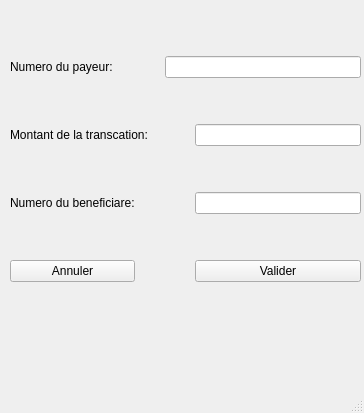
<?xml version="1.0" encoding="UTF-8"?>
<ui version="4.0">
 <class>MainWindow</class>
 <widget class="QMainWindow" name="MainWindow">
  <property name="geometry">
   <rect>
    <x>0</x>
    <y>0</y>
    <width>364</width>
    <height>413</height>
   </rect>
  </property>
  <property name="windowTitle">
   <string>MainWindow</string>
  </property>
  <property name="windowIcon">
   <iconset>
    <normaloff>transfer.jpg</normaloff>transfer.jpg</iconset>
  </property>
  <widget class="QWidget" name="centralwidget">
   <widget class="QWidget" name="">
    <property name="geometry">
     <rect>
      <x>10</x>
      <y>40</y>
      <width>351</width>
      <height>261</height>
     </rect>
    </property>
    <layout class="QGridLayout" name="gridLayout">
     <property name="spacing">
      <number>30</number>
     </property>
     <item row="0" column="0">
      <widget class="QLabel" name="label">
       <property name="text">
        <string>Numero du payeur:</string>
       </property>
      </widget>
     </item>
     <item row="0" column="1" colspan="2">
      <widget class="QLineEdit" name="num_p"/>
     </item>
     <item row="1" column="0" colspan="2">
      <widget class="QLabel" name="label_2">
       <property name="text">
        <string>Montant de la transcation:</string>
       </property>
      </widget>
     </item>
     <item row="1" column="2">
      <widget class="QLineEdit" name="mnt_trans"/>
     </item>
     <item row="2" column="0">
      <widget class="QLabel" name="label_3">
       <property name="text">
        <string>Numero du beneficiare:</string>
       </property>
      </widget>
     </item>
     <item row="2" column="2">
      <widget class="QLineEdit" name="num_ben"/>
     </item>
     <item row="3" column="0">
      <widget class="QPushButton" name="annuler_btn">
       <property name="text">
        <string>Annuler</string>
       </property>
      </widget>
     </item>
     <item row="3" column="2">
      <widget class="QPushButton" name="valider_btn">
       <property name="text">
        <string>Valider</string>
       </property>
      </widget>
     </item>
    </layout>
   </widget>
  </widget>
  <widget class="QMenuBar" name="menubar">
   <property name="geometry">
    <rect>
     <x>0</x>
     <y>0</y>
     <width>364</width>
     <height>22</height>
    </rect>
   </property>
  </widget>
  <widget class="QStatusBar" name="statusbar"/>
 </widget>
 <resources/>
 <connections/>
</ui>
